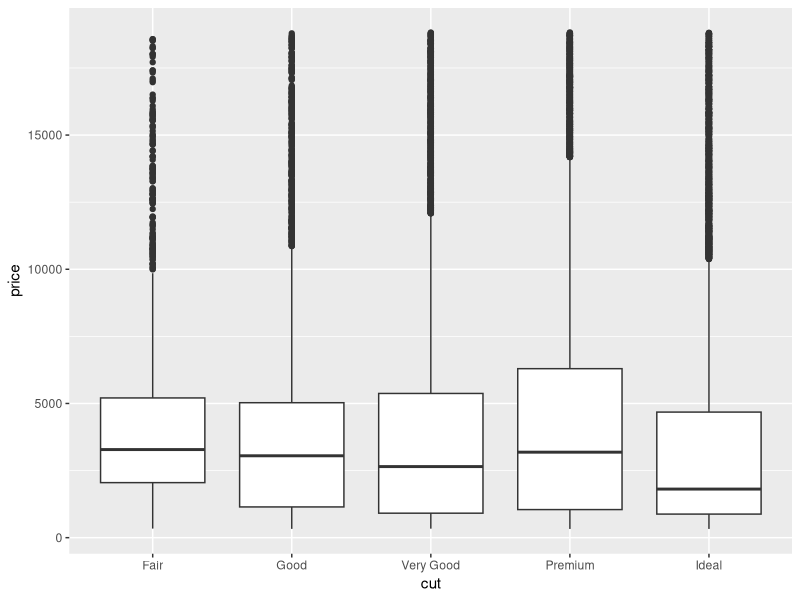
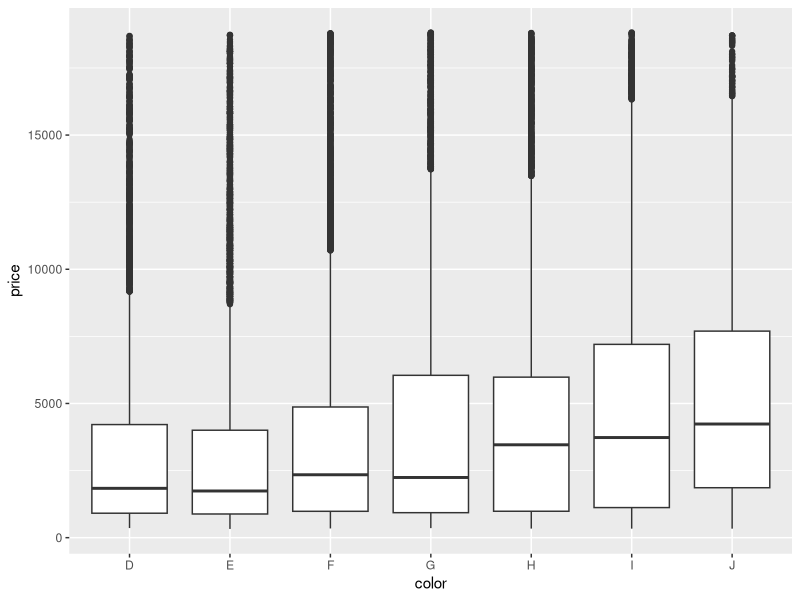
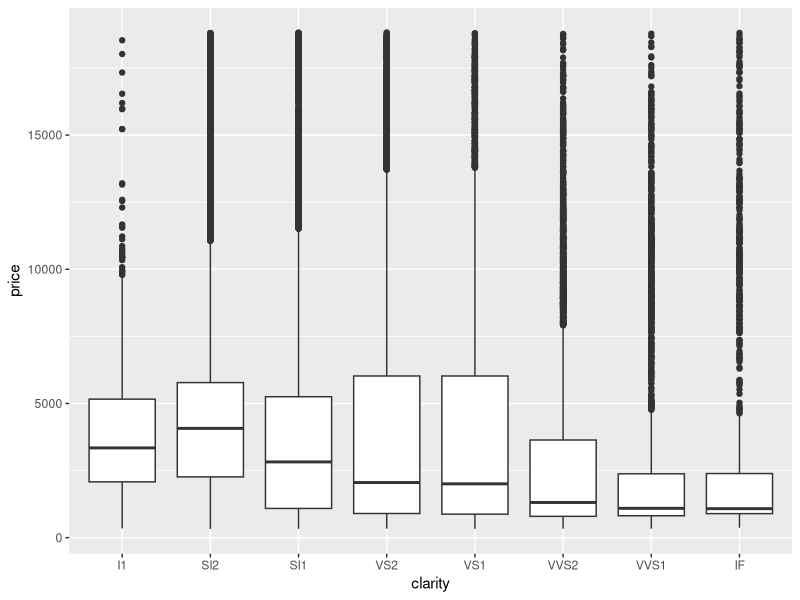
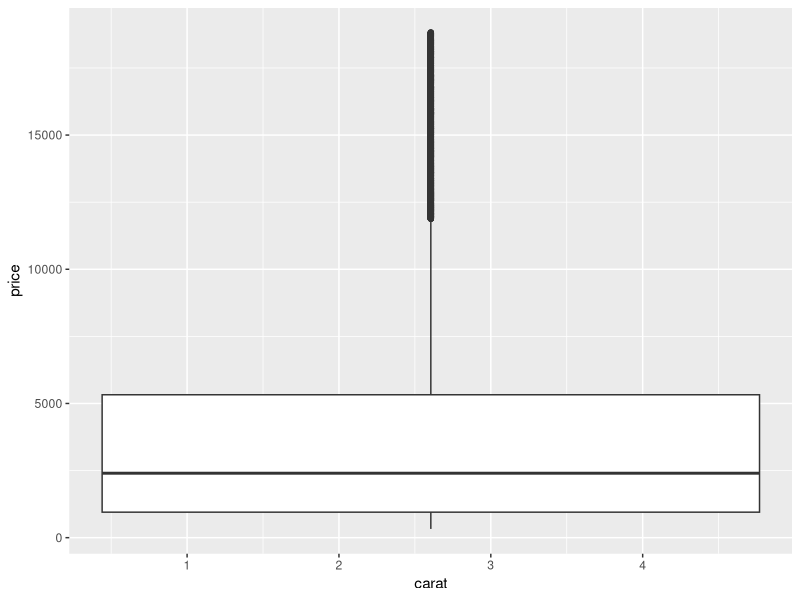
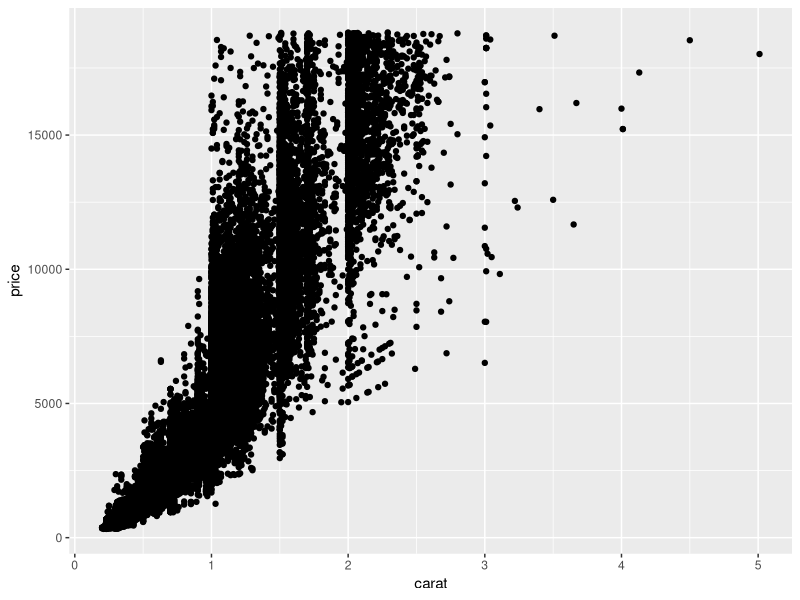
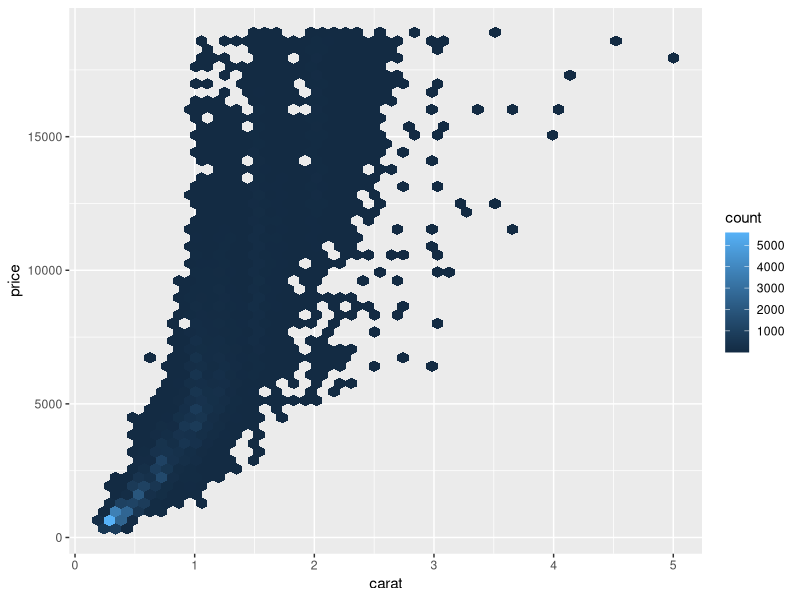
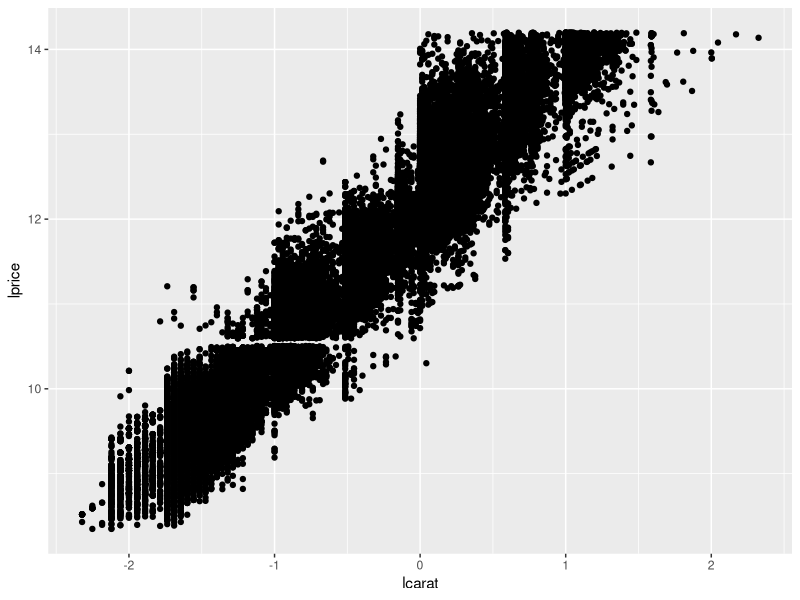
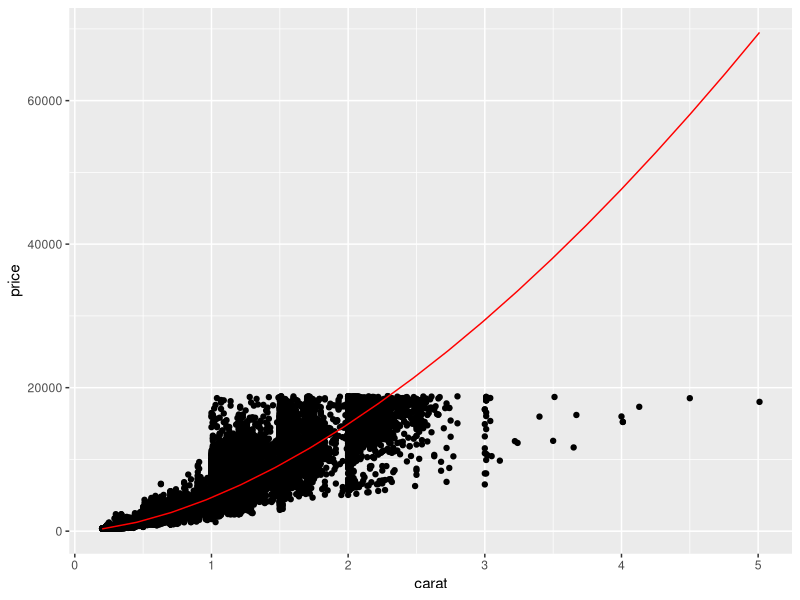

Here is the R script that generated these plots, in order:
# model building 2
library(tidyverse)
library(modelr)
options(na.action = na.warn)

# Why have low quality diamonds higher prices
?diamonds
ggplot(diamonds, aes(cut, price)) + geom_boxplot()
ggplot(diamonds, aes(color, price)) + geom_boxplot()
ggplot(diamonds, aes(clarity, price)) + geom_boxplot()

# we did not include the carat variable
# this is the single, most important variable which determines the price
ggplot(diamonds, aes(carat, price)) + geom_boxplot()
ggplot(diamonds, aes(carat, price)) + geom_point()
ggplot(diamonds, aes(carat, price)) + geom_hex(bins = 50)

# transform the data (log price and carat)
?log2
diamonds2 <- mutate(diamonds, lprice=log2(price), lcarat=log2(carat))
diamonds2 

# the log transformation seems to make the pattern linear
ggplot(diamonds2, aes(lcarat, lprice)) + geom_point()
#ggplot(diamonds2, aes(lcarat, lprice)) + geom_hex(bins = 50)

# fit a linear model
mod_diamond <- lm(lprice ~ lcarat, data = diamonds2)
mod_diamond
# this model removes the strong relationship between carat and price 
#(carat dominates the price over all other aspects (cut, color))

# therefore we are able to analyze the influence of cut and color on the price

# create a prediction grid (pipes)
#grid <- diamonds2 %>%
#  data_grid(carat = seq_range(carat, 20)) %>%
#  mutate(lcarat = log2(carat)) %>%
#  add_predictions(mod_diamond, "lprice") %>%
#  mutate(price = 2^lprice)

# creat a prediction grid (without pipes)
# data_grid generates a grid
# seq_range generate evently distributed values
grid <- data_grid(diamonds2, carat = seq_range(carat, 20))
grid
# transform the values 
grid <- mutate(grid, lcarat = log2(carat))
grid <- add_predictions(grid, mod_diamond, "lprice")
grid <- mutate(grid, price = 2^lprice)
grid

#ggplot(diamonds2, aes(carat, price)) + geom_hex(bins=50) + geom_line(data=grid, color="red", size=1)
ggplot(diamonds2, aes(carat, price)) + geom_point() + geom_line(data=grid, color="red")

# to analyze the effect of color, cut and clarity, we must remove the influence of
# the carat.
# this can be achieved by calculating the residuals
# residuals are the the difference of observed and predicted value
diamonds2 <- add_residuals(diamonds2, mod_diamond, "lresid")
ggplot(diamonds2, aes(lcarat, lresid)) + geom_point() # geom_hex(bins=50)

# redo the plots using lresid
# this column is now without the influence of the carat on the price
# when we use the 

ggplot(diamonds2, aes(cut, lresid)) + geom_boxplot()
ggplot(diamonds2, aes(color, lresid)) + geom_boxplot()
ggplot(diamonds2, aes(clarity, lresid)) + geom_boxplot()

#mod_diamond <- lm(lprice ~ lcarat, data = diamonds2)

# split the data set in train and evaluation set
train <- slice(diamonds2, 1:(n()-10))
validation <- slice(diamonds2, (n()-10):n())

mod_diamond <- lm(lprice ~ lcarat, data = train)
mod_diamond
#summary(mod_diamond)

# use the r method predict and the model mod_diamond on the data validation
prediction <- predict(mod_diamond, validation)
# calculate the error
sum(abs(validation$lprice - prediction))/11
# or mean squared error (mse)
mean( (validation$lprice - prediction)^2 )


validation
# add predictions (which are based on the logarithmic scale)
validation_predictions = add_predictions(validation, mod_diamond, var="lprice_pred")
# and transform it back
mutate(validation_predictions, price_pred = 2^lprice_pred)
